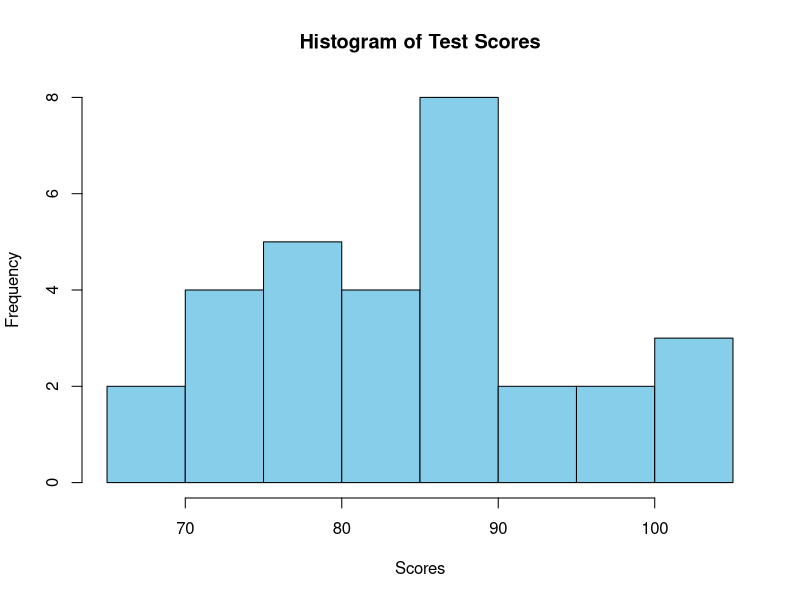

Reproduce this figure in R.
# サンプルデータ生成（学生のテスト点数）
set.seed(123)  # 再現性のため
sample_scores <- rnorm(30, mean = 85, sd = 10)  # 平均78、標準偏差10のデータを30個生成

# データの要約
summary(sample_scores)
hist(sample_scores, breaks = 10, col = "skyblue", 
     main = "Histogram of Test Scores",
     xlab = "Scores")

# 仮説検定
# 帰無仮説: 平均点 = 75
# 対立仮説: 平均点 ≠ 75（両側検定）
t_test_result <- t.test(sample_scores, mu = 75)

# 結果を出力
print(t_test_result)

# 結果の解釈
if (t_test_result$p.value < 0.05) {
  cat("帰無仮説を棄却します。平均点は75ではありません。\n")
} else {
  cat("帰無仮説を棄却できません。平均点は75と考えられます。\n")
}